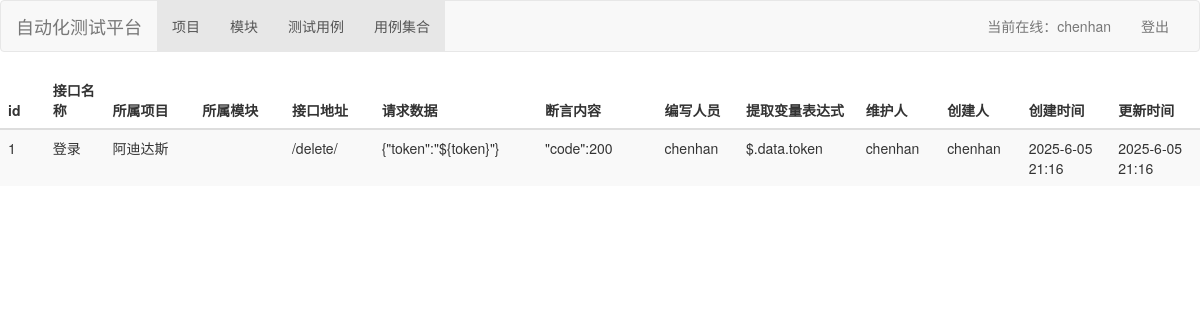
/test_case_detail/1 (signed in), run on the app's committed database.
### interfacetestplatform/models.py (models this page shows)
class TestCase(models.Model):
    id = models.AutoField(primary_key=True)
    case_name = models.CharField('用例名称', max_length=50, null=False)
    belong_project = models.ForeignKey(Project, on_delete=models.CASCADE, verbose_name='所属项目')
    belong_module =GroupedForeignKey(Model, group_field="belong_project", on_delete=models.CASCADE, verbose_name='所属模块')
    request_data = models.TextField('请求数据', null=True)
    uri = models.CharField('接口地址', max_length=1024, null=False, default='')
    assert_key = models.CharField('断言内容', max_length=1024, null=True)
    maintainer = models.CharField('编写人员', max_length=1024, null=False, default='')
    extract_var = models.CharField('提取变量表达式', max_length=1024, null=True)  # 示例：userid||userid": (\d+)
    request_method = models.CharField('请求方式', max_length=1024, null=True)
    status = models.IntegerField(null=True, help_text="0：表示有效，1：表示无效，用于软删除")
    created_time = models.DateTimeField('创建时间', auto_now_add=True)
    updated_time = models.DateTimeField('更新时间', auto_now=True, null=True)
    user = models.ForeignKey(User, on_delete=models.CASCADE, verbose_name='责任人', null=True)
    def __str__(self):
        return self.case_name
    class Meta:
        verbose_name = '测试用例表'
        verbose_name_plural = '测试用例表'

class Project(models.Model):
    id = models.AutoField(primary_key=True)
    name = models.CharField('项目名称', max_length=50, unique=True, null=False)
    proj_owner = models.CharField('项目负责人', max_length=20, null=False)
    test_owner = models.CharField('测试负责人', max_length=20, null=False)
    dev_owner = models.CharField('开发负责人', max_length=20, null=False)
    desc = models.CharField('项目描述', max_length=100, null=True)
    create_time = models.DateTimeField('项目创建时间', auto_now_add=True)
    update_time = models.DateTimeField('项目更新时间', auto_now=True, null=True)
    def __str__(self):
        return self.name
    class Meta:
        verbose_name = '项目信息表'
        verbose_name_plural = '项目信息表'

### interfacetestplatform/views.py (the view)
# urls.py: re_path('test_case_detail/(?P<test_case_id>[0-9]+)', views.test_case_detail, name="test_case_detail"),
@login_required
def test_case_detail(request,test_case_id):
    test_case_id = int(test_case_id)
    test_case = TestCase.objects.get(id=test_case_id)
    print("test_case: {}".format(test_case))
    print("test_case_id: {}".format(test_case_id))
    print("test_case.belong_project: {}".format(test_case.belong_project))
    return render(request, 'test_case_detail.html', {'test_case': test_case})

### interfacetestplatform/templates/test_case_detail.html (shortened to what this page needs)
{% extends 'base.html' %}
{% load static %}
{% block content %}
<div class="table-responsive">
    <table class="table table-striped">
        <thead>
        <tr>
            <th width="3%">id</th>
            <th width="4%">接口名称</th>
            <th width="6%">所属项目</th>
            <th width="6%">所属模块</th>
            <th width="6%">接口地址</th>
            <th width="10%">请求数据</th>
            <th width="8%">断言内容</th>
            <th width="4%">编写人员</th>
            <th width="8%">提取变量表达式</th>
            <th width="4%">维护人</th>
            <th width="4%">创建人</th>
            <th width="6%">创建时间</th>
            <th width="6%">更新时间</th>
        </tr>
        </thead>
        <tbody>
        <tr>
            <td>{{ test_case.id }}</td>
            <td>{{ test_case.case_name }}</td>
            <td>{{ test_case.belong_project }}</td>
            <td>{{ test_case.belong_module }}</td>
            <td>{{ test_case.uri }}</td>
            <td>{{ test_case.request_data }}</td>
            <td>{{ test_case.assert_key }}</td>
            <td>{{ test_case.maintainer }}</td>
            <td>{{ test_case.extract_var }}</td>
            <td>{{ test_case.maintainer }}</td>
            <td>{{ test_case.user.username }}</td>
            <td>{{ test_case.created_time|date:"Y-n-d H:i" }}</td>
            <td>{{ test_case.updated_time|date:"Y-n-d H:i" }}</td>
        </tr>
        </tbody>
    </table>
</div>
{% endblock %}

### interfacetestplatform/templates/base.html (shortened to what this page needs)
<!DOCTYPE html>
<html lang="zh-CN">
{% load static %}
<head>
    <link href="{% static 'bootstrap/css/bootstrap.min.css' %}" rel="stylesheet">
</head>
<body>
<nav class="navbar navbar-default">
    <div class="container-fluid">
        <div class="navbar-header">
            <a class="navbar-brand" href="/">自动化测试平台</a>
        </div>
        <div class="collapse navbar-collapse" id="my-nav">
            <ul class="nav navbar-nav">
                <li class="active"><a href="/project/">项目</a></li>
                <li class="active"><a href="/module/">模块</a></li>
                <li class="active"><a href="/test_case/">测试用例</a></li>
                <li class="active"><a href="/case_suite/">用例集合</a></li>
            </ul>
            <ul class="nav navbar-nav navbar-right">
                {% if request.user.is_authenticated %}
                <li><a href="#">当前在线：{{ request.user.username }}</a></li>
                <li><a href="/logout">登出</a></li>
                {% else %}
                <li><a href="/login">登录</a></li>
                {% endif %}
            </ul>
        </div>
    </div>
</nav>
{% block content %}{% endblock %}
</body>
</html>

### data on the page
TestCase: id "1", case_name "登录", belong_project "阿迪达斯", uri "/delete/", request_data "{\"token\":\"${token}\"}", assert_key "\"code\":200", maintainer "chenhan", extract_var "$.data.token", user.username "chenhan", created_time "2025-6-05 21:16", updated_time "2025-6-05 21:16"

### other printed values
{{ request.user.username }} "chenhan"
